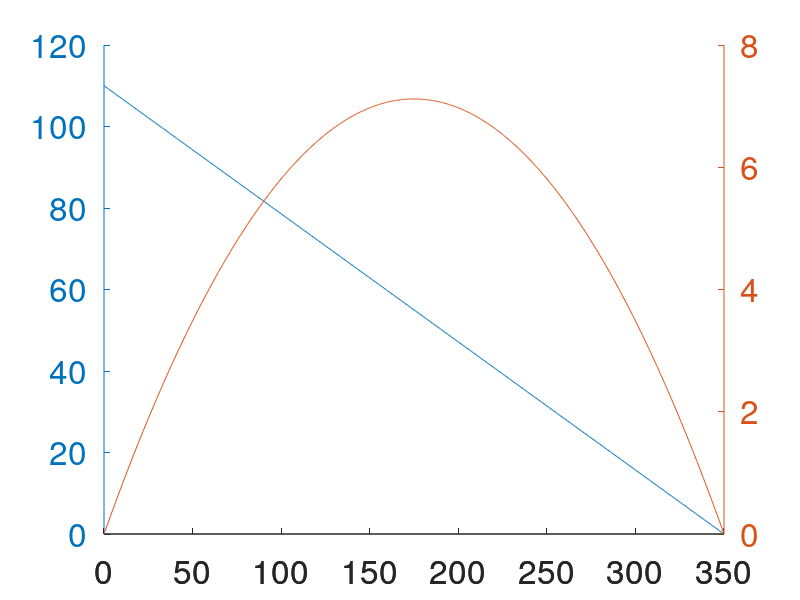

Here is the MATLAB script that generated this plot: (Note: this script raises an error after producing the figure.)
voltage     = 12;   % volts
stallTorque = 110;  % oz-in
noLoadSpeed = 350;  % rpm
noLoadCur   = .3;   % mA
stallCur    = 5;    % A


speed  = 0:.5:noLoadSpeed;
torque = stallTorque - (stallTorque * speed /noLoadSpeed);
power  = (torque .* speed) / 1352.2943390876; % power in watts

% plotting
figure(1);
hold on;
fontsize = 24;
[ax, T, P] = plotyy(speed, torque,speed, power);
set(ax, 'Fontsize', fontsize);
T.LineWidth = 5;
P.LineWidth = 5;
ylabel(ax(1), "Torque (oz-in)", 'fontsize', fontsize);
ylabel(ax(2), "Output Power (W)", 'fontsize', fontsize);
xlabel("Speed (RPM)", 'fontsize', fontsize);
title("Output Torque and Power vs Speed, 30:1 Pololu Motor", 'fontsize', fontsize);

